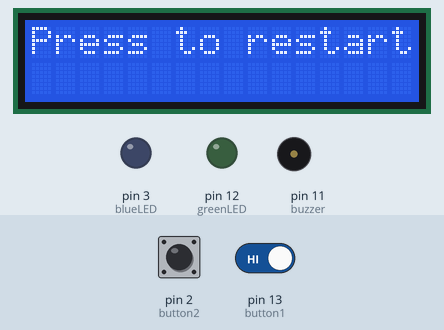
This program was run on a simulated Arduino Uno, built with avr-gcc and run on an emulated ATmega328P. Parts: 16×2 character LCD, output pins drawn as LEDs (lit = HIGH), buzzer (waves = sounding, pin HIGH). The inputs (shaded band) are chosen by the test bench; at power-on: pin 2 (button2) HIGH, pin 13 (button1) HIGH. Random numbers use the default seed unless the program sets one.

Above: at 13.6 s.
13.7 s: pin 2 (button2) pulled LOW for 0.15 s
At 18.5 s:
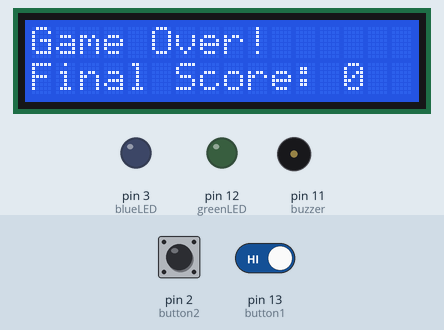
18.6 s: pin 13 (button1) driven LOW
At 27.1 s:
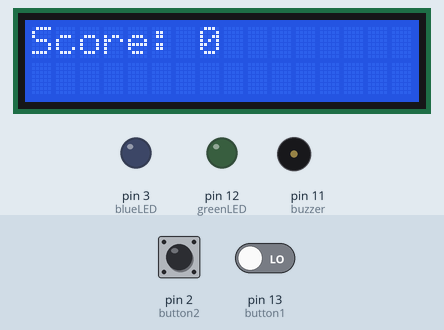
40.6 s: pin 2 (button2) pulled LOW for 1 s
At 54.6 s:
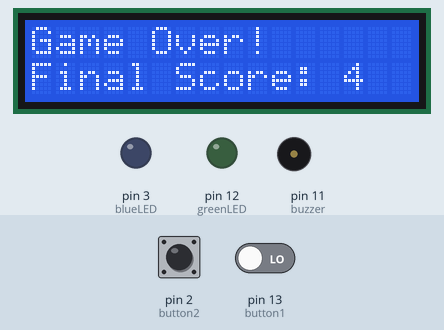
54.8 s: pin 13 (button1) driven HIGH
63.7 s: pin 2 (button2) pulled LOW for 3.2 s
At 67.9 s:
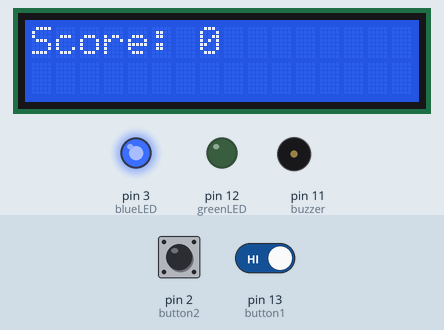
Timing chart, 0 to 69.7 s (numbered marks = the images above; inputs shaded):
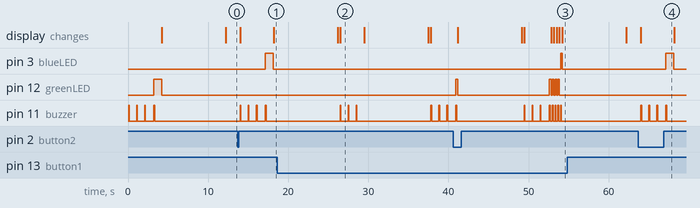

The program:

main.cpp
```cpp
#include <Arduino.h>
#include <LiquidCrystal.h>

// Base variables
int greenLED = 12;
int blueLED = 3;

int arrayLED[] = {greenLED, blueLED};

int button1 = 13;
int button2 = 2;

int buzzer = 11;

int score = 0;

bool gameActive = true;

LiquidCrystal lcd(4, 5, 6, 7, 8, 9);

// Function declarations
void end();
void waitForRestart();
void buzzerCountdown();

void setup() {
  Serial.begin(9600);

  pinMode(greenLED, OUTPUT);
  pinMode(blueLED, OUTPUT);

  pinMode(button1, INPUT_PULLUP);
  pinMode(button2, INPUT_PULLUP);

  pinMode(buzzer, OUTPUT);

  randomSeed(analogRead(A0));

  lcd.begin(16, 2);
  lcd.print("Score: 0");

  buzzerCountdown();

}

void loop() {
  if (!gameActive) return;

  bool correctButton = true;

  // Random LED index
  int randomLED = random(0, sizeof(arrayLED) / sizeof(arrayLED[0]));

  // Light random LED accompanied by a beep
  delay(150);
  digitalWrite(arrayLED[randomLED], HIGH);

  // Tracks time since start
  unsigned long startTime = millis();

  digitalWrite(buzzer, HIGH);
  delay(100);
  digitalWrite(buzzer, LOW);
  delay(100);


  // Logic Loop
  while (correctButton){
    unsigned long currentTime = millis();

    // Timeout Check
    if (currentTime - startTime > 1000){
      digitalWrite(arrayLED[0], LOW);
      digitalWrite(arrayLED[1], LOW);
      // Reset the score on LCD
      lcd.setCursor(0, 0);
      lcd.print("Score: ");
      lcd.setCursor(7, 0);
      lcd.print("     ");
      lcd.setCursor(7, 0);
      lcd.print(score);
      end();
      correctButton = false;
    }

    // Logic to detect if wrong button is pressed
    if (digitalRead(button1) == 0 && digitalRead(arrayLED[0]) == LOW){
      digitalWrite(arrayLED[1], LOW);
      // Reset the score on LCD
      lcd.setCursor(0, 0);
      lcd.print("Score: ");
      lcd.setCursor(7, 0);
      lcd.print("     ");
      lcd.setCursor(7, 0);
      lcd.print(score);
      end();
      correctButton = false;
    }
    else if (digitalRead(button2) == 0 && digitalRead(arrayLED[1]) == LOW){
      digitalWrite(arrayLED[0], LOW);
      // Reset the score on LCD
      lcd.setCursor(0, 0);
      lcd.print("Score: ");
      lcd.setCursor(7, 0);
      lcd.print("     ");
      lcd.setCursor(7, 0);
      lcd.print(score);
      end();
      correctButton = false;
    }
    // Logic if the right button is pressed
    else if ((digitalRead(button1) == 0 && digitalRead(arrayLED[0]) == HIGH) || (digitalRead(button2) == 0 && digitalRead(arrayLED[1]) == HIGH)){
      score++;
      // Write score to LCD
      lcd.setCursor(0, 0);
      lcd.print("Score: ");
      lcd.setCursor(7, 0);
      lcd.print(score);

      if (digitalRead(arrayLED[0]) == HIGH){
        digitalWrite(arrayLED[0], LOW);
        break;
      }
      else {
        digitalWrite(arrayLED[1], LOW);
        break;
      }
    }
  }
}
// Called when player fails
void end(){
  lcd.clear();
  lcd.setCursor(0,0);
  lcd.print("Game Over!");
  lcd.setCursor(0,1);
  lcd.print("Final Score: ");
  lcd.setCursor(13, 1);
  lcd.print(score);
  delay(8000);

  waitForRestart();

}

void waitForRestart(){
  lcd.clear();
  lcd.setCursor(0, 0);
  lcd.print("Press to restart");

  score = 0;

  // Wait until either button is pressed
  while (digitalRead(button1) == HIGH && digitalRead(button2) == HIGH){
    // Do nothing, just wait
  }

  delay(300);
  lcd.clear();
  lcd.print("Score: 0");

  buzzerCountdown();
  gameActive = true;
}

void buzzerCountdown(){
  // Buzzer countdown
  for (int countdown=0; countdown<=2; countdown++){
    digitalWrite(buzzer, HIGH);
    delay(100);
    digitalWrite(buzzer, LOW);
    delay(900);
  }
}
```

Measured:
- after the input at 13.7 s, pin 3 (blueLED): LOW → HIGH after 3.5 s, → LOW 1.0 s later; pin 11 (buzzer): alternates HIGH for 0.10 s and LOW for 0.90 s, starting after 0.30 s; the display: first changes after 0.30 s (image 1 shows a later state)
- after the input at 18.6 s, pin 11 (buzzer): LOW → HIGH after 7.9 s, → LOW 0.10 s later, → HIGH 0.90 s later, → LOW 0.10 s later, … (12 changes in this stretch)
- after the input at 63.7 s, pin 3 (blueLED): LOW → HIGH after 3.5 s, → LOW 1.0 s later; pin 11 (buzzer): alternates HIGH for 0.10 s and LOW for 0.90 s, 8 changes in all, then stays LOW, starting after 0.30 s; the display: changes after 0.30 s (image 4)
- by itself, pin 11 (buzzer): alternates HIGH for 0.10 s and LOW for 0.90 s, 7 changes in all, then stays LOW
- what the display in image 2 shows lasts 3.0 s, from 26.5 s to 29.5 s
